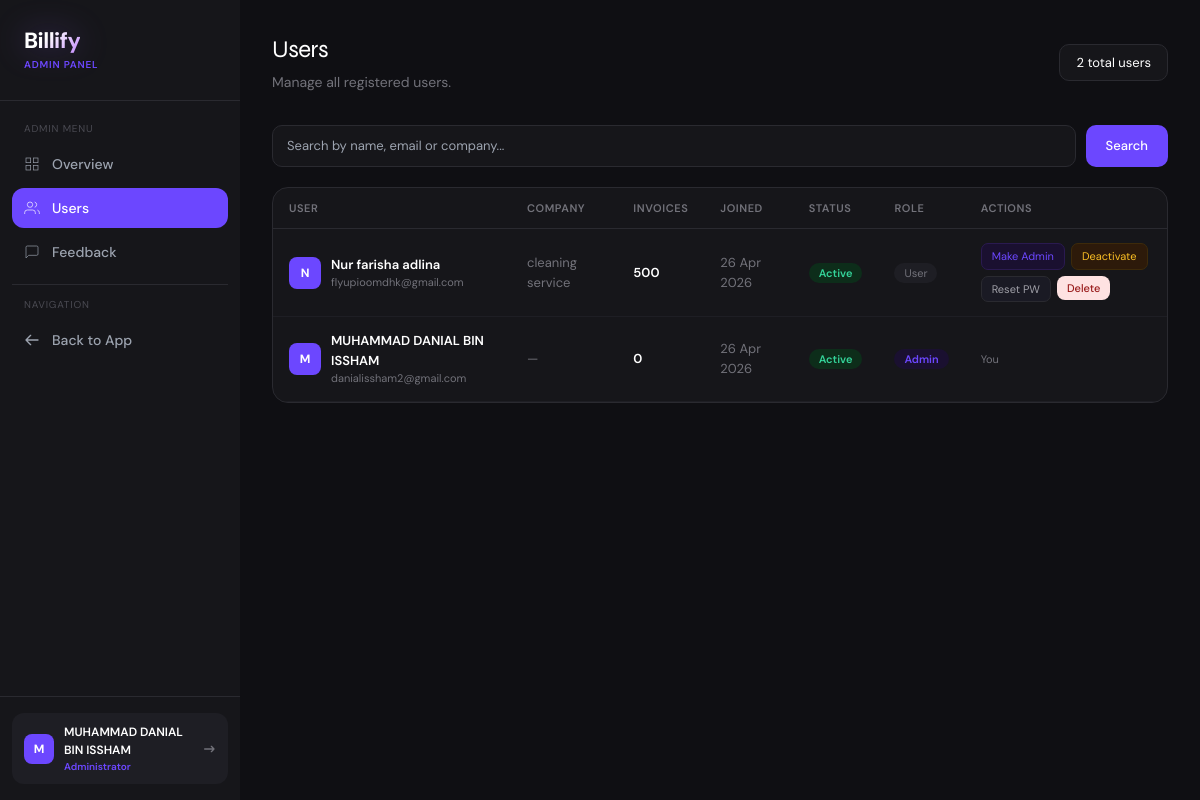
/admin/users (signed in), run on an earlier commit of the app's database.
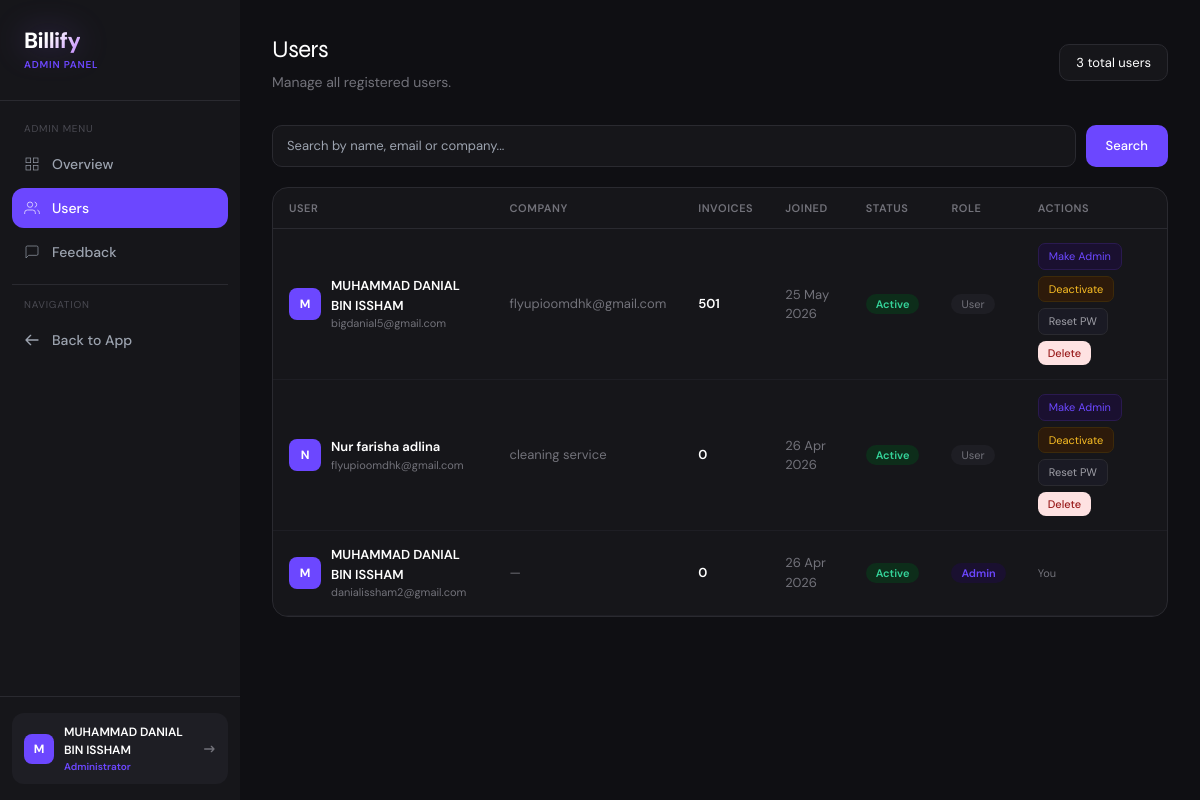
And on a later commit of the database.
### app.py (models this page shows)
class User(UserMixin, db.Model):
    id = db.Column(db.Integer, primary_key=True)
    name = db.Column(db.String(100), nullable=False)
    email = db.Column(db.String(120), unique=True, nullable=False)
    password = db.Column(db.String(200), nullable=False)
    company = db.Column(db.String(100))
    is_admin = db.Column(db.Boolean, default=False)
    is_active_account = db.Column(db.Boolean, default=True)
    created_at = db.Column(db.DateTime, default=datetime.utcnow)
    invoices = db.relationship('Invoice', backref='owner', lazy=True)

### app.py (the view)
@app.route('/admin/users')
@login_required
@admin_required
def admin_users():
    search = request.args.get('search', '').strip()
    query = User.query
    if search:
        query = query.filter(db.or_(
            User.name.ilike(f'%{search}%'),
            User.email.ilike(f'%{search}%'),
            User.company.ilike(f'%{search}%')
        ))
    users = query.order_by(User.created_at.desc()).all()
    return render_template('admin/users.html', users=users, search=search)

### app.py (called while the page is built)
@app.after_request
def add_security_headers(response):
    response.headers['X-Content-Type-Options'] = 'nosniff'
    response.headers['X-Frame-Options'] = 'SAMEORIGIN'
    response.headers['X-XSS-Protection'] = '1; mode=block'
    response.headers['Referrer-Policy'] = 'strict-origin-when-cross-origin'
    return response

@login_manager.user_loader
def load_user(user_id):
    return User.query.get(int(user_id))

def admin_required(f):
    @wraps(f)
    def decorated(*args, **kwargs):
        if not current_user.is_authenticated or not current_user.is_admin:
            flash('Admin access required.', 'error')
            return redirect(url_for('dashboard'))
        return f(*args, **kwargs)
    return decorated

### templates/admin/users.html (shortened to what this page needs)
{% extends 'admin/base.html' %}
{% block content %}
<div class="flex items-center justify-between mb-8">
  <div>
    <h2 class="font-display font-700" style="font-size:24px;letter-spacing:-0.5px;color:white;">Users</h2>
    <p style="color:#72727a;font-size:14px;margin-top:4px;">Manage all registered users.</p>
  </div>
  <div style="background:#16161a;border:1px solid #2a2a30;border-radius:10px;padding:6px 4px;color:white;font-size:13px;padding:8px 16px;">
    {{ users|length }} total users
  </div>
</div>
<form method="GET" style="margin-bottom:20px;">
  <div style="display:flex;gap:10px;">
    <input type="text" name="search" value="{{ search }}" placeholder="Search by name, email or company..."
      style="flex:1;background:#16161a;border:1px solid #2a2a30;border-radius:10px;padding:10px 14px;font-size:13px;color:white;outline:none;"
      onfocus="this.style.borderColor='#6c47ff'" onblur="this.style.borderColor='#2a2a30'" />
    <button type="submit" class="btn-primary" style="padding:10px 20px;font-size:13px;">Search</button>
  </div>
</form>
<div style="background:#16161a;border:1px solid #2a2a30;border-radius:16px;overflow:hidden;">
  <table style="width:100%;font-size:13px;border-collapse:collapse;">
    <thead>
      <tr style="border-bottom:1px solid #2a2a30;">
        {% for col in ['User', 'Company', 'Invoices', 'Joined', 'Status', 'Role', 'Actions'] %}
        <th style="padding:12px 16px;text-align:left;font-size:11px;font-weight:600;color:#72727a;text-transform:uppercase;letter-spacing:0.05em;">{{ col }}</th>
        {% endfor %}
      </tr>
    </thead>
    <tbody>
      {% for u in users %}
      <tr style="border-bottom:1px solid #1e1e24;" onmouseover="this.style.background='#1e1e24'" onmouseout="this.style.background='transparent'">
        <td style="padding:14px 16px;">
          <div style="display:flex;align-items:center;gap:10px;">
            <div style="width:32px;height:32px;border-radius:8px;background:#6c47ff;display:flex;align-items:center;justify-content:center;font-weight:700;color:white;font-size:12px;flex-shrink:0;">
              {{ u.name[0].upper() }}
            </div>
            <div>
              <div style="font-weight:600;color:white;">{{ u.name }}</div>
              <div style="font-size:11px;color:#72727a;">{{ u.email }}</div>
            </div>
          </div>
        </td>
        <td style="padding:14px 16px;color:#72727a;">{{ u.company or '—' }}</td>
        <td style="padding:14px 16px;color:white;font-weight:600;">{{ u.invoices|length }}</td>
        <td style="padding:14px 16px;color:#72727a;">{{ u.created_at.strftime('%d %b %Y') }}</td>
        <td style="padding:14px 16px;">
          {% if u.is_active_account %}
          <span style="background:#0d2d1a;color:#34d399;padding:3px 10px;border-radius:20px;font-size:11px;font-weight:600;">Active</span>
          {% else %}
          <span style="background:#2d1010;color:#f87171;padding:3px 10px;border-radius:20px;font-size:11px;font-weight:600;">Inactive</span>
          {% endif %}
        </td>
        <td style="padding:14px 16px;">
          {% if u.is_admin %}
          <span style="background:#1a1030;color:#6c47ff;padding:3px 10px;border-radius:20px;font-size:11px;font-weight:600;">Admin</span>
          {% else %}
          <span style="background:#1e1e24;color:#72727a;padding:3px 10px;border-radius:20px;font-size:11px;">User</span>
          {% endif %}
        </td>
        <td style="padding:14px 16px;">
          {% if u.id != current_user.id %}
          <div style="display:flex;gap:6px;flex-wrap:wrap;">
            <form method="POST" action="{{ url_for('admin_toggle_admin', id=u.id) }}" style="display:inline;">
              <button type="submit" style="font-size:11px;padding:4px 10px;border-radius:7px;background:#1a1030;color:#6c47ff;border:1px solid #2a1a50;cursor:pointer;">
                {{ 'Remove Admin' if u.is_admin else 'Make Admin' }}
              </button>
            </form>
            <form method="POST" action="{{ url_for('admin_toggle_active', id=u.id) }}" style="display:inline;">
              <button type="submit" style="font-size:11px;padding:4px 10px;border-radius:7px;{% if u.is_active_account %}background:#2d1a0a;color:#fbbf24;border:1px solid #3d2a0a;{% else %}background:#0d2d1a;color:#34d399;border:1px solid #0d3d1a;{% endif %}cursor:pointer;">
                {{ 'Deactivate' if u.is_active_account else 'Activate' }}
              </button>
            </form>
            <button onclick="showResetModal({{ u.id }}, '{{ u.name }}')"
              style="font-size:11px;padding:4px 10px;border-radius:7px;background:#1a1a24;color:#a0a0a8;border:1px solid #2a2a30;cursor:pointer;">
              Reset PW
            </button>
            <form method="POST" action="{{ url_for('admin_delete_user', id=u.id) }}" style="display:inline;"
              onsubmit="return confirm('Delete {{ u.name }}? This will delete ALL their invoices too. Cannot be undone.')">
              <button type="submit" class="btn-danger" style="font-size:11px;padding:4px 10px;">Delete</button>
            </form>
          </div>
          {% else %}
          <span style="font-size:11px;color:#72727a;">You</span>
          {% endif %}
        </td>
      </tr>
      {% endfor %}
    </tbody>
  </table>
</div>
{% endblock %}

### templates/admin/base.html (shortened to what this page needs)
<!DOCTYPE html>
<html lang="en">
<head>
  <script src="https://cdn.tailwindcss.com"></script>
</head>
<body style="background:#0f0f13; min-height:100vh;">
<div class="flex min-h-screen">
  <aside style="width:240px;background:#16161a;flex-shrink:0;" class="fixed h-full z-10 flex flex-col">
    <div class="px-6 py-6" style="border-bottom:1px solid #2a2a30;">
      <div class="flex items-center gap-3 mb-1">
        <div>
          <span style="font-size:22px;font-weight:800;letter-spacing:-0.5px;background:linear-gradient(135deg,#fff 40%,#c084fc);-webkit-background-clip:text;-webkit-text-fill-color:transparent;background-clip:text;filter:drop-shadow(0 0 16px rgba(139,92,246,0.4));">Billify</span>
          <div style="font-size:10px;color:#6c47ff;font-weight:600;letter-spacing:0.08em;">ADMIN PANEL</div>
        </div>
      </div>
    </div>
    <nav class="flex-1 px-3 py-5 space-y-1">
      <div style="font-size:10px;color:#4a4a52;text-transform:uppercase;letter-spacing:0.08em;padding:0 12px;margin-bottom:8px;">Admin Menu</div>
      <a href="{{ url_for('admin_dashboard') }}"
         class="nav-link flex items-center gap-3 px-3 py-2.5 rounded-xl text-sm font-medium {% if request.endpoint == 'admin_dashboard' %}active{% else %}text-gray-400{% endif %}">
        <svg class="w-4 h-4" fill="none" stroke="currentColor" viewBox="0 0 24 24"><rect x="3" y="3" width="7" height="7"/><rect x="14" y="3" width="7" height="7"/><rect x="14" y="14" width="7" height="7"/><rect x="3" y="14" width="7" height="7"/></svg>
        Overview
      </a>
      <a href="{{ url_for('admin_users') }}"
         class="nav-link flex items-center gap-3 px-3 py-2.5 rounded-xl text-sm font-medium {% if request.endpoint == 'admin_users' %}active{% else %}text-gray-400{% endif %}">
        <svg class="w-4 h-4" fill="none" stroke="currentColor" viewBox="0 0 24 24"><path d="M17 21v-2a4 4 0 0 0-4-4H5a4 4 0 0 0-4 4v2"/><circle cx="9" cy="7" r="4"/><path d="M23 21v-2a4 4 0 0 0-3-3.87"/><path d="M16 3.13a4 4 0 0 1 0 7.75"/></svg>
        Users
      </a>
      <a href="{{ url_for('admin_feedback') }}"
         class="nav-link flex items-center gap-3 px-3 py-2.5 rounded-xl text-sm font-medium {% if request.endpoint == 'admin_feedback' %}active{% else %}text-gray-400{% endif %}">
        <svg class="w-4 h-4" fill="none" stroke="currentColor" viewBox="0 0 24 24"><path d="M21 15a2 2 0 0 1-2 2H7l-4 4V5a2 2 0 0 1 2-2h14a2 2 0 0 1 2 2z"/></svg>
        Feedback
      </a>
      <div style="border-top:1px solid #2a2a30;margin:12px 0;"></div>
      <div style="font-size:10px;color:#4a4a52;text-transform:uppercase;letter-spacing:0.08em;padding:0 12px;margin-bottom:8px;">Navigation</div>
      <a href="{{ url_for('dashboard') }}"
         class="nav-link flex items-center gap-3 px-3 py-2.5 rounded-xl text-sm font-medium text-gray-400">
        <svg class="w-4 h-4" fill="none" stroke="currentColor" viewBox="0 0 24 24"><path stroke-linecap="round" stroke-linejoin="round" stroke-width="2" d="M10 19l-7-7m0 0l7-7m-7 7h18"/></svg>
        Back to App
      </a>
    </nav>
    <div class="px-3 py-4" style="border-top:1px solid #2a2a30;">
      <div style="background:#1e1e24;border-radius:12px;padding:10px 12px;display:flex;align-items:center;gap:10px;">
        <div style="width:30px;height:30px;border-radius:8px;background:#6c47ff;display:flex;align-items:center;justify-content:center;font-weight:700;color:white;font-size:12px;flex-shrink:0;">
          {{ current_user.name[0].upper() }}
        </div>
        <div style="flex:1;min-width:0;">
          <div style="font-size:12px;font-weight:600;color:white;truncate;">{{ current_user.name }}</div>
          <div style="font-size:10px;color:#6c47ff;font-weight:600;">Administrator</div>
        </div>
        <a href="{{ url_for('logout') }}" title="Logout">
          <svg class="w-4 h-4" style="color:#72727a;" fill="none" stroke="currentColor" viewBox="0 0 24 24"><path stroke-linecap="round" stroke-linejoin="round" stroke-width="2" d="M17 16l4-4m0 0l-4-4m4 4H7"/></svg>
        </a>
      </div>
    </div>
  </aside>
  <main style="margin-left:240px;flex:1;padding:32px;background:#0f0f13;min-height:100vh;">
    {% block content %}{% endblock %}
  </main>
</div>
</body>
</html>

### templates/admin/base.html (style rules this page uses)
* { font-family: 'DM Sans', sans-serif; }
.font-display { font-family: 'Syne', sans-serif; }
:root { --accent: #6c47ff; --accent-dark: #4a2fe0; --surface: #f7f7fb; --card: #ffffff; --border: #ebebf0; --text: #16161a; --muted: #72727a; }
.nav-link { transition: all 0.15s ease; }
.nav-link.active { background: var(--accent); color: white; }
.btn-primary { background: var(--accent); color: white; border-radius: 10px; font-weight: 500; transition: all 0.15s; border: none; cursor: pointer; }
.btn-danger { background: #fee2e2; color: #991b1b; border-radius: 8px; font-weight: 500; transition: all 0.15s; border: none; cursor: pointer; }

What changed in the data, as far as the page shows it:
added User: name "M", name "MUHAMMAD DANIAL BIN ISSHAM", email "bigdanial5@gmail.com", company "flyupioomdhk@gmail.com", invoices|length "501", created_at "25 May 2026", shows "Active", shows "User", is_admin "Make Admin", is_active_account "Deactivate"
computed for User "Nur farisha adlina": invoices|length "500" → "0"
Also different on the page:
{{ users|length }}: "2" → "3"
